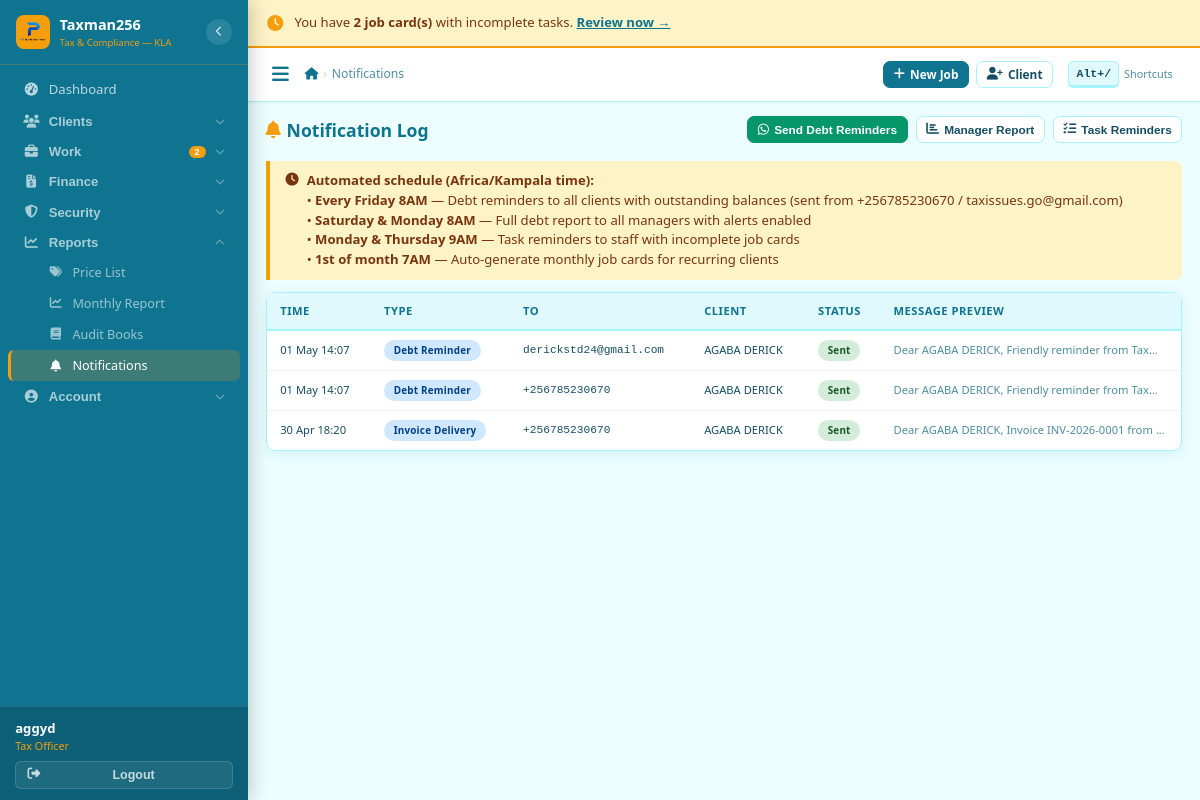
/notifications/ (signed in), run on the app's committed database.
### core/models.py (models this page shows, shortened)
class User(AbstractUser):
    ROLE_CHOICES = [
        ('receptionist', 'Receptionist'),
        ('tax_officer',  'Tax Officer'),
        ('senior_officer','Senior Officer'),
        ('manager',      'Manager'),
        ('admin',        'Admin'),
    ]
    THEME_CHOICES = [
        ('ocean',    'Ocean Teal'),
    ]
    role              = models.CharField(max_length=20, choices=ROLE_CHOICES, default='tax_officer')
    phone_whatsapp    = models.CharField(max_length=20, blank=True,
                                         help_text='WhatsApp number used for sending reminders (e.g. +256785230670)')
    email_notify      = models.EmailField(blank=True,
                                          help_text='Email used for sending communications (e.g. taxissues.go@gmail.com)')
    is_active_staff   = models.BooleanField(default=True)
    date_joined_firm  = models.DateField(null=True, blank=True)
    receive_debt_alerts = models.BooleanField(default=True,
                                               help_text='Receive Saturday/Monday debt reports')
    receive_task_reminders = models.BooleanField(default=True,
                                                  help_text='Receive reminders for incomplete tasks')
    ui_theme          = models.CharField(max_length=20, choices=THEME_CHOICES, default='ocean')

### notifications/models.py (models this page shows, shortened)
class NotificationLog(models.Model):
    TYPE = [
        ('debt_reminder','Debt Reminder'),('invoice_delivery','Invoice Delivery'),
        ('deadline_alert','Deadline Alert'),('internal_alert','Internal Manager Alert'),
        ('payment_confirmation','Payment Confirmation'),
    ]
    STATUS = [('queued','Queued'),('sent','Sent'),('delivered','Delivered'),('failed','Failed')]
    client = models.ForeignKey(Client, on_delete=models.SET_NULL, null=True, blank=True)
    recipient_number = models.CharField(max_length=30)
    message_type = models.CharField(max_length=30, choices=TYPE)
    message_body = models.TextField()
    attachment_url = models.URLField(blank=True)
    status = models.CharField(max_length=20, choices=STATUS, default='queued')
    sent_at = models.DateTimeField(null=True, blank=True)
    error_message = models.TextField(blank=True)
    triggered_by = models.ForeignKey(User, on_delete=models.SET_NULL, null=True, blank=True)
    created_at = models.DateTimeField(auto_now_add=True)
    class Meta:
        ordering = ['-created_at']

### clients/models.py (models this page shows, shortened)
class Client(models.Model):
    CLIENT_TYPE = [('individual','Individual'),('company','Company'),('ngo','NGO'),('partnership','Partnership')]
    STATUS = [('active','Active'),('dormant','Dormant'),('suspended','Suspended'),('blacklisted','Blacklisted')]
    client_id = models.CharField(max_length=20, unique=True, editable=False)
    client_type = models.CharField(max_length=20, choices=CLIENT_TYPE, default='individual')
    full_name = models.CharField(max_length=200)
    trading_name = models.CharField(max_length=200, blank=True)
    tin = models.CharField(max_length=50, blank=True, unique=False, verbose_name='TIN')
    phone_primary = models.CharField(max_length=20)
    phone_whatsapp = models.CharField(max_length=20, blank=True)
    email = models.EmailField(blank=True)
    physical_address = models.CharField(max_length=300, blank=True)
    district = models.CharField(max_length=100, default='Kampala')
    date_registered = models.DateField(auto_now_add=True)
    referred_by = models.ForeignKey('self', null=True, blank=True, on_delete=models.SET_NULL, related_name='referrals')
    assigned_officer = models.ForeignKey(User, on_delete=models.SET_NULL, null=True, related_name='assigned_clients')
    status = models.CharField(max_length=20, choices=STATUS, default='active')
    notes = models.TextField(blank=True)
    total_outstanding = models.DecimalField(max_digits=15, decimal_places=2, default=0)
    last_transaction_date = models.DateField(null=True, blank=True)
    created_by = models.ForeignKey(User, on_delete=models.SET_NULL, null=True, related_name='created_clients')
    created_at = models.DateTimeField(auto_now_add=True)
    updated_at = models.DateTimeField(auto_now=True)
    class Meta:
        ordering = ['-created_at']
    def get_display_name(self):
        return self.full_name

### notifications/views.py (the view)
# urls.py: path('',               views.notification_list,       name='list'),
@login_required
def notification_list(request):
    logs = NotificationLog.objects.select_related('client','triggered_by').all()[:200]
    return render(request, 'notifications/log_list.html', {'logs': logs})

### templates/notifications/log_list.html (shortened to what this page needs)
{% extends 'base.html' %}
{% block nav_notif %}active{% endblock %}
{% block breadcrumbs %}<li class="active">Notifications</li>{% endblock %}
{% block content %}
<div class="page-hdr">
  <h4 class="page-title"><i class="fas fa-bell"></i>Notification Log</h4>
  <div class="flex gap-2 flex-wrap">
    <form method="post" action="{% url 'notifications:send_reminders' %}">{% csrf_token %}
      <button class="btn btn-success btn-sm"><i class="fab fa-whatsapp"></i> Send Debt Reminders</button>
    </form>
    <form method="post" action="{% url 'notifications:manager_report' %}">{% csrf_token %}
      <button class="btn btn-outline btn-sm"><i class="fas fa-chart-bar"></i> Manager Report</button>
    </form>
    <form method="post" action="{% url 'notifications:task_reminders' %}">{% csrf_token %}
      <button class="btn btn-outline btn-sm"><i class="fas fa-tasks"></i> Task Reminders</button>
    </form>
  </div>
</div>
<div class="alert alert-note mb-3">
  <i class="fas fa-clock"></i>
  <div>
    <strong>Automated schedule (Africa/Kampala time):</strong><br>
    • <strong>Every Friday 8AM</strong> — Debt reminders to all clients with outstanding balances (sent from {{ firm_phone }} / {{ firm_email }})<br>
    • <strong>Saturday &amp; Monday 8AM</strong> — Full debt report to all managers with alerts enabled<br>
    • <strong>Monday &amp; Thursday 9AM</strong> — Task reminders to staff with incomplete job cards<br>
    • <strong>1st of month 7AM</strong> — Auto-generate monthly job cards for recurring clients
  </div>
</div>
<div class="card">
  <div class="tbl-wrap">
    <table class="tbl">
      <thead><tr><th>Time</th><th>Type</th><th>To</th><th>Client</th><th>Status</th><th>Message Preview</th></tr></thead>
      <tbody>
        {% for log in logs %}
        <tr>
          <td class="fs-xs" style="white-space:nowrap">{{ log.created_at|date:"d M H:i" }}</td>
          <td><span class="badge badge-open" style="font-size:.62rem">{{ log.get_message_type_display }}</span></td>
          <td class="fs-xs" style="font-family:monospace">{{ log.recipient_number }}</td>
          <td class="fs-xs">{{ log.client.get_display_name|default:"Internal"|truncatechars:18 }}</td>
          <td><span class="badge badge-{% if log.status == 'sent' or log.status == 'delivered' %}active{% elif log.status == 'failed' %}suspended{% else %}in_progress{% endif %}" style="font-size:.62rem">{{ log.get_status_display }}</span></td>
          <td class="fs-xs text-muted" style="max-width:280px;overflow:hidden;text-overflow:ellipsis;white-space:nowrap">{{ log.message_body|truncatechars:70 }}</td>
        </tr>
        {% empty %}
        <tr><td colspan="6"><div class="empty-state"><i class="fas fa-bell"></i><p>No notifications yet. Click a button above to trigger one manually.</p></div></td></tr>
        {% endfor %}
      </tbody>
    </table>
  </div>
</div>
{% endblock %}

### templates/base.html (shortened to what this page needs)
{% load static %}<!DOCTYPE html>
<html lang="en">
<head>
<link rel="stylesheet" href="https://cdnjs.cloudflare.com/ajax/libs/font-awesome/6.5.0/css/all.min.css">
<link rel="stylesheet" href="https://cdnjs.cloudflare.com/ajax/libs/select2/4.1.0-rc.0/css/select2.min.css">
<link rel="stylesheet" href="https://cdn.jsdelivr.net/npm/select2-bootstrap-5-theme@1.3.0/dist/select2-bootstrap-5-theme.min.css">
<link rel="stylesheet" href="https://cdnjs.cloudflare.com/ajax/libs/flatpickr/4.6.13/flatpickr.min.css">
<link rel="stylesheet" href="{% static 'css/app.css' %}?v=5">
</head>
<body data-theme="ocean">
{% if user.is_authenticated %}
<nav class="sidebar" id="sidebar">
  <div class="sb-brand">
    <div class="sb-icon"><img src="{% static 'icons/primeserver.png' %}" alt="Logo" style="width:100%;height:100%;object-fit:contain"></div>
    <div class="sb-brand-text">
      <div class="sb-brand-name">Taxman256</div>
      <div class="sb-brand-sub">Tax &amp; Compliance — KLA</div>
    </div>
    <button type="button" class="sb-toggle" id="sidebarToggle" title="Toggle sidebar">
      <i class="fas fa-chevron-left" id="sidebarToggleIcon"></i>
    </button>
  </div>
  <div class="sb-scroll">
    <a href="{% url 'dashboard:index' %}" class="sb-link {% block nav_dash %}{% endblock %}" title="Dashboard">
      <i class="fas fa-tachometer-alt"></i>
      <span class="sb-lbl">Dashboard</span>
    </a>
    <div class="sb-group" id="grp-clients">
      <button type="button" class="sb-group-hd" data-grp="grp-clients" data-href="{% url 'clients:list' %}" title="Clients">
        <i class="fas fa-users"></i>
        <span class="sb-lbl">Clients</span>
        <i class="fas fa-chevron-down sb-arrow"></i>
      </button>
    </div>
    <div class="sb-group" id="grp-work">
      <button type="button" class="sb-group-hd" data-grp="grp-work" data-href="{% url 'services:list' %}" title="Work">
        <i class="fas fa-briefcase"></i>
        <span class="sb-lbl">Work</span>
        {% if pending_jobs_count %}<span class="sb-badge">{{ pending_jobs_count }}</span>{% endif %}
        <i class="fas fa-chevron-down sb-arrow"></i>
      </button>
    </div>
    <div class="sb-group" id="grp-finance">
      <button type="button" class="sb-group-hd" data-grp="grp-finance" data-href="{% url 'billing:list' %}" title="Finance">
        <i class="fas fa-file-invoice-dollar"></i>
        <span class="sb-lbl">Finance</span>
        <i class="fas fa-chevron-down sb-arrow"></i>
      </button>
    </div>
    <div class="sb-group" id="grp-security">
      <button type="button" class="sb-group-hd" data-grp="grp-security" data-href="{% url 'credentials:list' %}" title="Security">
        <i class="fas fa-shield-alt"></i>
        <span class="sb-lbl">Security</span>
        <i class="fas fa-chevron-down sb-arrow"></i>
      </button>
    </div>
    <div class="sb-group" id="grp-reports">
      <button type="button" class="sb-group-hd" data-grp="grp-reports" data-href="{% url 'documents:price_list' %}" title="Reports">
        <i class="fas fa-chart-line"></i>
        <span class="sb-lbl">Reports</span>
        <i class="fas fa-chevron-down sb-arrow"></i>
      </button>
      <div class="sb-sub" id="sub-reports">
        <a href="{% url 'documents:price_list' %}"     class="sb-link {% block nav_price %}{% endblock %}" title="Price List"><i class="fas fa-tags"></i><span class="sb-lbl">Price List</span></a>
        <a href="{% url 'documents:monthly_report' %}" class="sb-link" title="Monthly Report"><i class="fas fa-chart-line"></i><span class="sb-lbl">Monthly Report</span></a>
        <a href="{% url 'documents:audit_books' %}"    class="sb-link" title="Audit Books"><i class="fas fa-book"></i><span class="sb-lbl">Audit Books</span></a>
        <a href="{% url 'notifications:list' %}"       class="sb-link {% block nav_notif %}{% endblock %}" title="Notifications"><i class="fas fa-bell"></i><span class="sb-lbl">Notifications</span></a>
      </div>
    </div>
    <div class="sb-group" id="grp-account">
      <button type="button" class="sb-group-hd" data-grp="grp-account" data-href="{% url 'core:settings' %}" title="Account">
        <i class="fas fa-user-circle"></i>
        <span class="sb-lbl">Account</span>
        <i class="fas fa-chevron-down sb-arrow"></i>
      </button>
    </div>
  </div>
  <div class="sb-footer">
    <div class="sb-user-info">
      <div class="sb-uname">{{ user.get_full_name|default:user.username }}</div>
      <div class="sb-urole">{{ user.get_role_display }}{% if user.phone_whatsapp %} · {{ user.phone_whatsapp }}{% endif %}</div>
    </div>
    <form method="post" action="{% url 'logout' %}" style="margin:0">{% csrf_token %}
      <button type="submit" class="sb-logout-btn">
        <i class="fas fa-sign-out-alt"></i><span class="sb-lbl"> Logout</span>
      </button>
    </form>
  </div>
</nav>
<div class="main">
  {% if pending_task_count > 0 %}
  <div class="reminder-bar no-print">
    <i class="fas fa-clock"></i>
    <span>You have <strong>{{ pending_task_count }} job card(s)</strong> with incomplete tasks. <a href="{% url 'services:list' %}?status=in_progress" style="color:var(--blue);font-weight:700;text-decoration:underline;white-space:nowrap">Review now →</a></span>
  </div>
  {% endif %}
  <div class="topbar">
    <div class="topbar-l">
      <button class="hamburger" id="hamburger" aria-label="Menu"><i class="fas fa-bars"></i></button>
      <nav aria-label="breadcrumb"><ol class="bc">
        <li><a href="{% url 'dashboard:index' %}"><i class="fas fa-home"></i></a></li>
        {% block breadcrumbs %}{% endblock %}
      </ol></nav>
    </div>
    <div class="topbar-r">
      <a href="{% url 'services:create' %}" class="btn btn-primary btn-sm"><i class="fas fa-plus"></i> New Job</a>
      <a href="{% url 'clients:create' %}"  class="btn btn-outline btn-sm d-xs-none"><i class="fas fa-user-plus"></i> Client</a>
      <span class="kb-hint d-xs-none" onclick="window.txShowShortcuts&&window.txShowShortcuts()" title="Keyboard shortcuts">
        <kbd>Alt+/</kbd> Shortcuts
      </span>
    </div>
  </div>
  <div class="page-body">{% block content %}{% endblock %}</div>
</div>
{% else %}{% block auth_content %}{% endblock %}{% endif %}
</body>
</html>

### data on the page
User: get_full_name "aggyd", role "Tax Officer"
NotificationLog: created_at "01 May 14:07", message_type "Debt Reminder", recipient_number "derickstd24@gmail.com", client.get_display_name "AGABA DERICK", status "Sent", message_body "Dear AGABA DERICK, Friendly reminder from Tax…"
NotificationLog: created_at "01 May 14:07", message_type "Debt Reminder", recipient_number "+256785230670", client.get_display_name "AGABA DERICK", status "Sent", message_body "Dear AGABA DERICK, Friendly reminder from Tax…"
NotificationLog: created_at "30 Apr 18:20", message_type "Invoice Delivery", recipient_number "+256785230670", client.get_display_name "AGABA DERICK", status "Sent", message_body "Dear AGABA DERICK, Invoice INV-2026-0001 from…"

### other printed values
{{ pending_jobs_count }} "2"
{{ pending_task_count }} "2"
{{ firm_phone }} "+256785230670"
{{ firm_email }} "taxissues.go@gmail.com"
